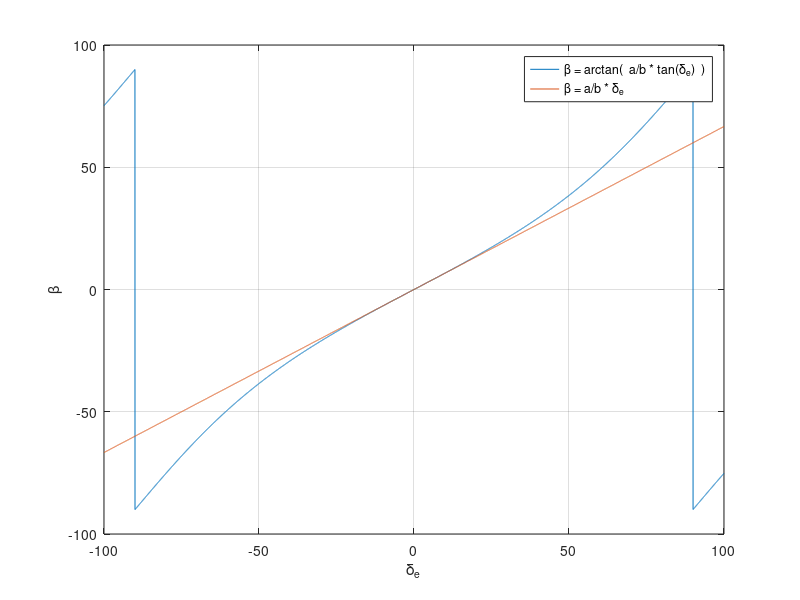

MATLAB code to generate this figure:
close all
clear all
clc


delta_e = linspace(-100,100,10000);
a = 1;
b = 1.5;

beta = rad2deg( atan( (a/b) * tan( deg2rad(delta_e) ) ) );
beta_simplified = (a/b) * delta_e;

figure()

plot(delta_e, beta)
hold on;
grid on
plot(delta_e, beta_simplified)
xlabel('\delta_e'); ylabel('\beta')
legend('\beta = arctan(  a/b * tan(\delta_e)  )', '\beta = a/b * \delta_e')